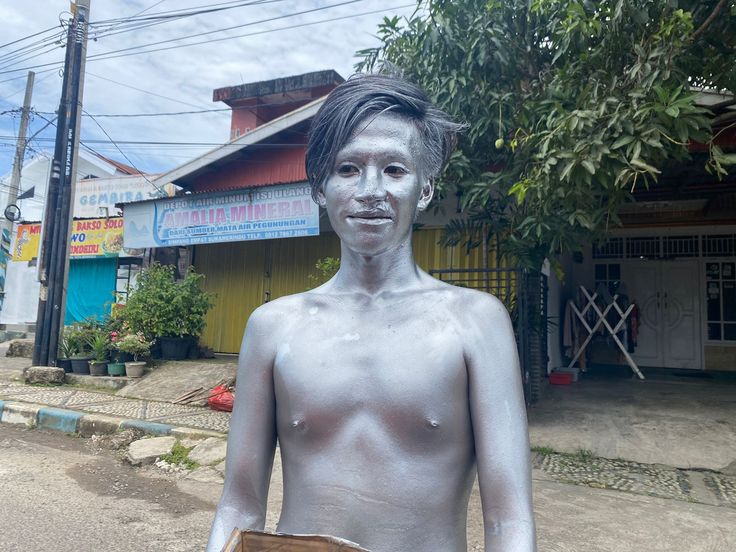
#> input picture ss.jpg, 736 x 552 px, found by its file name
$ python Canny.py
#> lines starting #> are read from the running program, lines starting #| are printed output that depends on the picture; after the words box and inside, x2 and y2 are one past the last pixel; in counts of white or black regions, pixels touching at a corner belong together
import cv2

# Baca citra dalam mode grayscale
image = cv2.imread('ss.jpg', cv2.IMREAD_GRAYSCALE)
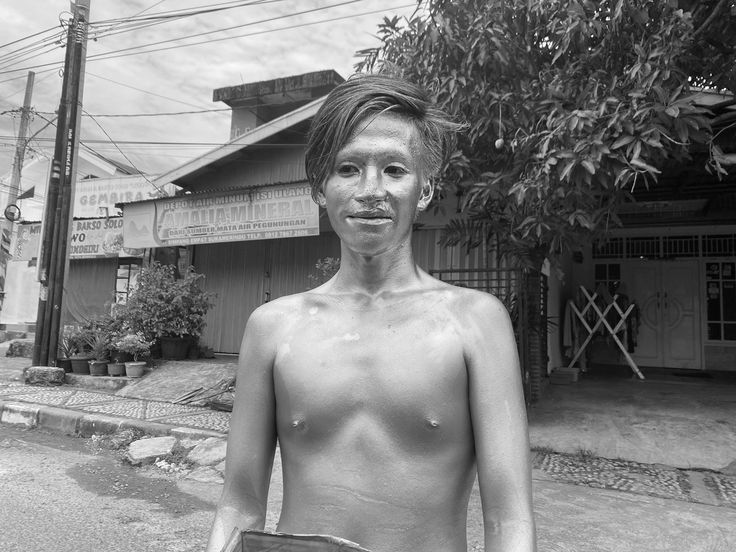
#> image: shape (552, 736); min 0, max 255, mean 125.9

# Deteksi tepi menggunakan metode Canny
edges = cv2.Canny(image, 100, 200)
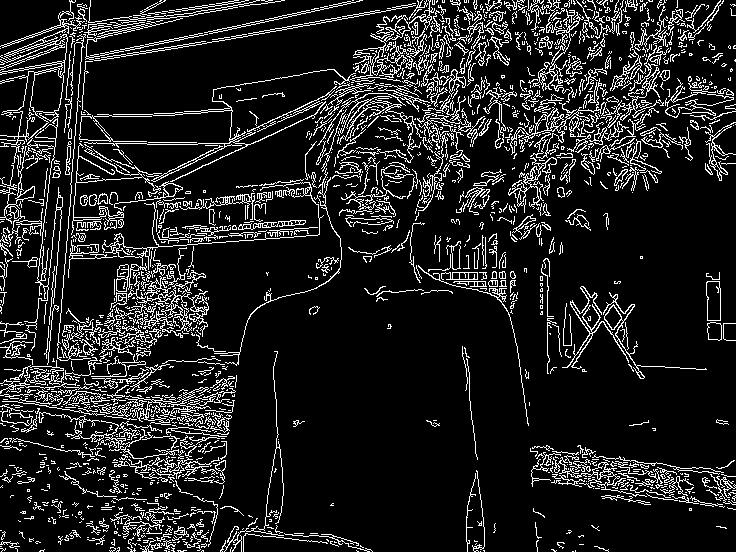
#> edges: shape (552, 736); 12.7% white in thin lines or dots

# Tampilkan hasil deteksi tepi
cv2.imshow('Canny Edge Detection', edges)

# Tunggu input tombol dan tutup jendela
cv2.waitKey(0)
cv2.destroyAllWindows()

$ run again, with dk.jpg copied over ss.jpg
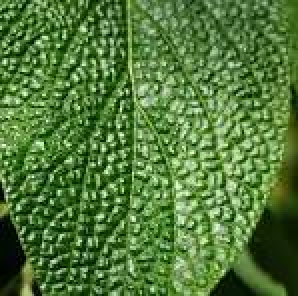
#> input picture dk.jpg, 149 x 148 px, found by its file name (shown 2 times larger)
#> `image = cv2.imread('ss.jpg', cv2.IMREAD_GRAYSCALE)`:
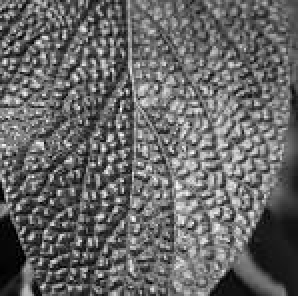
#> image: shape (148, 149) (shown 2 times larger); min 0, max 255, mean 102.5
#> `edges = cv2.Canny(image, 100, 200)`:
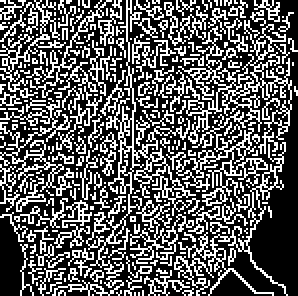
#> edges: shape (148, 149) (shown 2 times larger); 35.7% white in thin lines or dots

$ run again, with hh.jpg copied over ss.jpg
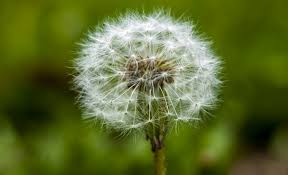
#> input picture hh.jpg, 288 x 175 px, found by its file name
#> `image = cv2.imread('ss.jpg', cv2.IMREAD_GRAYSCALE)`:
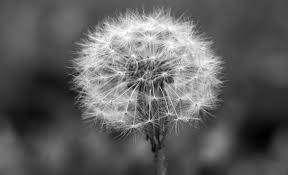
#> image: shape (175, 288); min 0, max 255, mean 95.5
#> `edges = cv2.Canny(image, 100, 200)`:
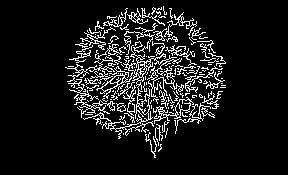
#> edges: shape (175, 288); 10% white in thin lines or dots, all inside (x1, y1, x2, y2) = (65, 6, 226, 158)
